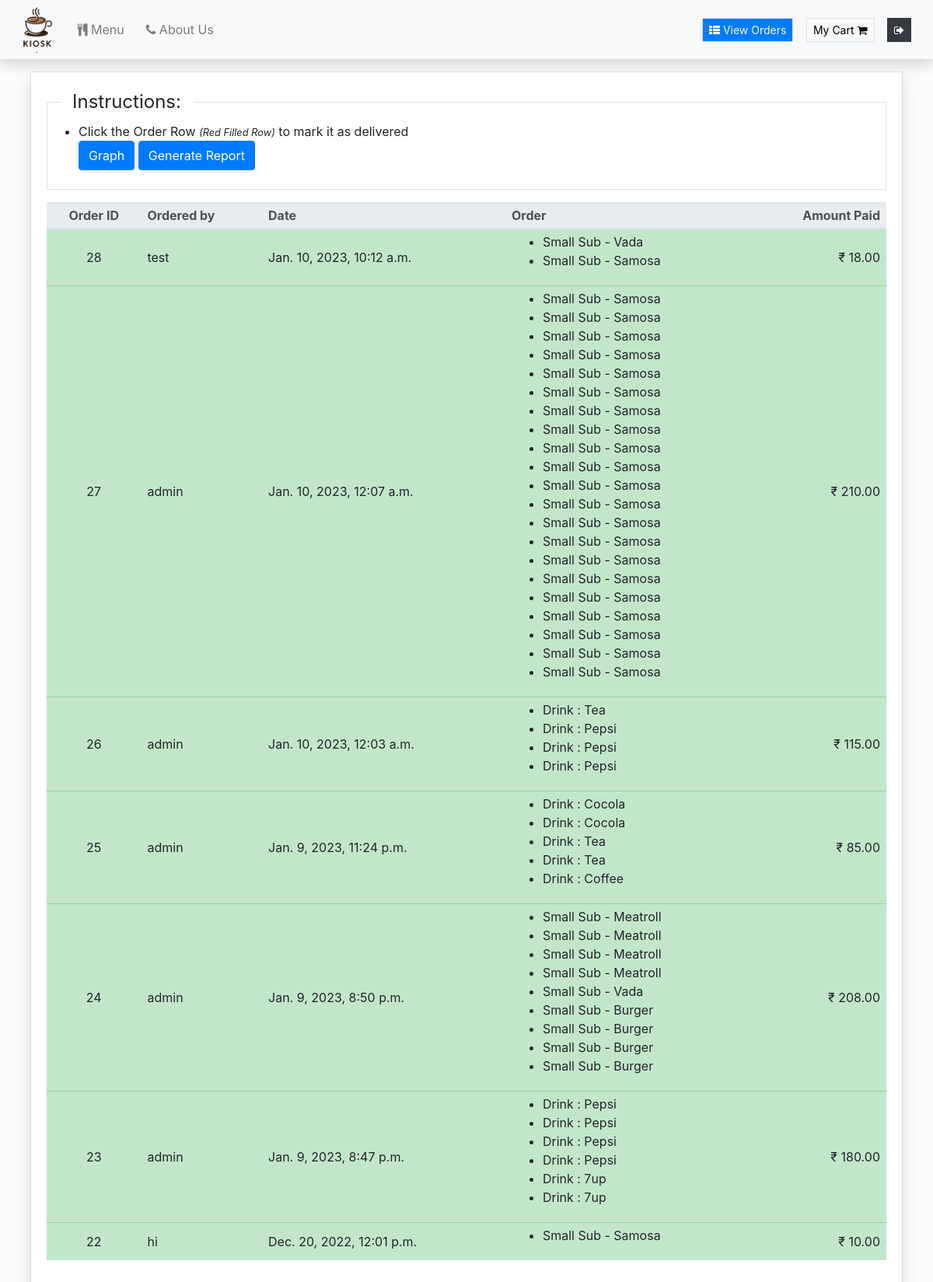
Page /view-orders (signed in) on the committed database.
### orders/models.py (models this page shows, shortened)
class UserOrder(models.Model):
    username = models.CharField(max_length=200) #who placed the order
    order = models.TextField() #this will be a string representation of the cart from localStorage
    price = models.DecimalField(max_digits=6, decimal_places=2) #how much was the order
    time_of_order  = models.DateTimeField(default=datetime.now, blank=True)
    delivered = models.BooleanField()
    class Meta:
        verbose_name = "User Order List"
        verbose_name_plural = "User Order List"

### orders/views.py (the view)
# urls.py: path("view-orders", views.view_orders, name="view_orders"),
def view_orders(request):
    if request.user.is_superuser:
        rows = UserOrder.objects.all().order_by('-time_of_order')
        return render(request, "orders/orders.html", context = {"rows":rows})
    else:
        rows = UserOrder.objects.all().filter(username = request.user.username).order_by('-time_of_order')
        return render(request, "orders/orders.html", context = {"rows":rows})

### orders/templatetags/custom_tags.py (called while the page is built)
@register.filter(name="format_cart")
def format_cart(value):
    return value[1:-1].split(",")

@register.filter(name="format_cart_item")
def format_cart_item(value):
    return value.replace("'","")

### orders/templates/orders/orders.html
{% extends 'orders/header.html' %} {% load custom_tags %} {% load humanize %} {% block content %}
<div class="container-fluid">
    <div class="content my-3 px-4">
        <div class="card shadow rounded-0">
            <div class="card-body">
                <div class="row justify-content-center">
                    {% if user.is_superuser %}
                    <fieldset class="pb-2 mb-3 border w-100">
                        <legend class="px-3 w-auto ml-3">Instructions:</legend>
                        <ul>
                            <li>Click the Order Row <small><i>(Red Filled Row)</i></small> to mark it as delivered</li>
                            <a class="btn btn-primary" href="/view-graph1">Graph</a>
                            <a class="btn btn-primary" href="/generate-pdf">Generate Report </a>
                        </ul>
                    </fieldset>
                    {% else %}
                    <h2> List of Orders </h2>
                    {% endif %}
                    <table class="table" id="order-tbl">
                        <thead class="thead-light">
                            <tr>
                                <th scope="col">Order ID</th>
                                <th scope="col">Ordered by</th>
                                <th scope="col">Date</th>
                                <th scope="col">Order</th>
                                <th scope="col">Amount Paid</th>
                            </tr>
                        </thead>
                        <tbody id="orders_table">
                            {% for row in rows %} {% if row.delivered %}
                            <tr class="table-success">
                                {% else %}
                            <tr class="table-danger mark-as-complete">
                                {% endif %}
                                <td>{{row.id}}</td>
                                <td>{{row.username}}</td>
                                <td>{{row.time_of_order}}</td>
                                <td>
                                    <ul>
                                        {% for item in row.order|format_cart %}
                                        <li>{{item|format_cart_item}}</li>
                                        {% endfor %}
                                    </ul>
                                </td>
                                <td>₹ {{row.price|floatformat:2|intcomma}}</td>
                            </tr>
                            {% endfor %}
                        </tbody>
                    </table>
                </div>
            </div>
        </div>
    </div>
</div>
{% endblock %}

### orders/static/orders/style.css (style rules this page uses)
html, body { height: 100%; width: 100%; }
body { background-repeat: no-repeat; background-size: cover; background-position: center center; backdrop-filter: brightness(0.9887); }
.ctn, .row { padding:0; margin:0; }

### rows in the picture
UserOrder: id "28", username "test", time_of_order "Jan. 10, 2023, 10:12 a.m.", order "Small Sub - Vada" "Small Sub - Samosa", price "18.00"
UserOrder: id "27", username "admin", time_of_order "Jan. 10, 2023, 12:07 a.m.", order "Small Sub - Samosa" "Small Sub - Samosa" "Small Sub - Samosa" "Small Sub - Samosa" "Small Sub - Samosa" "Small Sub - Samosa" "Small Sub - Samosa" "Small Sub - Samosa" "Small Sub - Samosa" "Small Sub - Samosa" "Small Sub - Samosa" "Small Sub - Samosa" "Small Sub - Samosa" "Small Sub - Samosa" "Small Sub - Samosa" "Small Sub - Samosa" "Small Sub - Samosa" "Small Sub - Samosa" "Small Sub - Samosa" "Small Sub - Samosa" "Small Sub - Samosa", price "210.00"
UserOrder: id "26", username "admin", time_of_order "Jan. 10, 2023, 12:03 a.m.", order "Drink : Tea" "Drink : Pepsi" "Drink : Pepsi" "Drink : Pepsi", price "115.00"
UserOrder: id "25", username "admin", time_of_order "Jan. 9, 2023, 11:24 p.m.", order "Drink : Cocola" "Drink : Cocola" "Drink : Tea" "Drink : Tea" "Drink : Coffee", price "85.00"
UserOrder: id "24", username "admin", time_of_order "Jan. 9, 2023, 8:50 p.m.", order "Small Sub - Meatroll" "Small Sub - Meatroll" "Small Sub - Meatroll" "Small Sub - Meatroll" "Small Sub - Vada" "Small Sub - Burger" "Small Sub - Burger" "Small Sub - Burger" "Small Sub - Burger", price "208.00"
UserOrder: id "23", username "admin", time_of_order "Jan. 9, 2023, 8:47 p.m.", order "Drink : Pepsi" "Drink : Pepsi" "Drink : Pepsi" "Drink : Pepsi" "Drink : 7up" "Drink : 7up", price "180.00"
UserOrder: id "22", username "hi", time_of_order "Dec. 20, 2022, 12:01 p.m.", order "Small Sub - Samosa", price "10.00"
